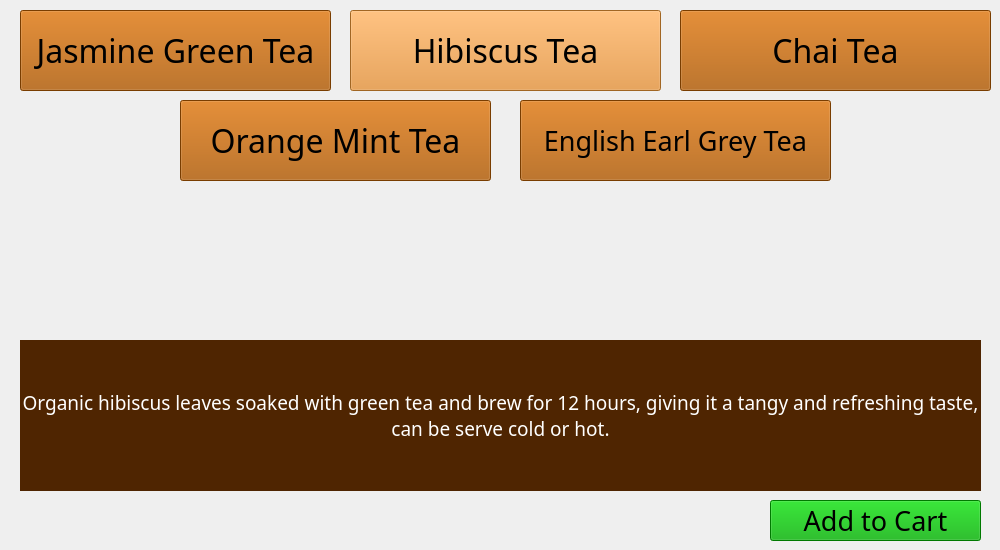
      <widget class="QWidget" name="coffee2_chaiLatte_2">
       <widget class="QPushButton" name="pushButton_tea2to5">
        <property name="geometry">
         <rect>
          <x>520</x>
          <y>100</y>
          <width>311</width>
          <height>81</height>
         </rect>
        </property>
        <property name="font">
         <font>
          <family>Bernard MT Condensed</family>
          <pointsize>20</pointsize>
         </font>
        </property>
        <property name="styleSheet">
         <string notr="true">background-color: rgb(170, 85, 0);</string>
        </property>
        <property name="text">
         <string>English Earl Grey Tea</string>
        </property>
       </widget>
       <widget class="QPushButton" name="pushButton_tea2to1">
        <property name="geometry">
         <rect>
          <x>20</x>
          <y>10</y>
          <width>311</width>
          <height>81</height>
         </rect>
        </property>
        <property name="font">
         <font>
          <family>Bernard MT Condensed</family>
          <pointsize>24</pointsize>
         </font>
        </property>
        <property name="styleSheet">
         <string notr="true">background-color: rgb(170, 85, 0);</string>
        </property>
        <property name="text">
         <string>Jasmine Green Tea</string>
        </property>
       </widget>
       <widget class="QPushButton" name="pushButton_tea2to4">
        <property name="geometry">
         <rect>
          <x>180</x>
          <y>100</y>
          <width>311</width>
          <height>81</height>
         </rect>
        </property>
        <property name="font">
         <font>
          <family>Bernard MT Condensed</family>
          <pointsize>24</pointsize>
         </font>
        </property>
        <property name="styleSheet">
         <string notr="true">background-color: rgb(170, 85, 0);</string>
        </property>
        <property name="text">
         <string>Orange Mint Tea</string>
        </property>
       </widget>
       <widget class="QPushButton" name="pushButton_tea2to3">
        <property name="geometry">
         <rect>
          <x>680</x>
          <y>10</y>
          <width>311</width>
          <height>81</height>
         </rect>
        </property>
        <property name="font">
         <font>
          <family>Bernard MT Condensed</family>
          <pointsize>24</pointsize>
         </font>
        </property>
        <property name="styleSheet">
         <string notr="true">background-color: rgb(170, 85, 0);</string>
        </property>
        <property name="text">
         <string>Chai Tea</string>
        </property>
       </widget>
       <widget class="QPushButton" name="pushButton_coffeeToModify_39">
        <property name="geometry">
         <rect>
          <x>350</x>
          <y>10</y>
          <width>311</width>
          <height>81</height>
         </rect>
        </property>
        <property name="font">
         <font>
          <family>Bernard MT Condensed</family>
          <pointsize>24</pointsize>
         </font>
        </property>
        <property name="styleSheet">
         <string notr="true">background-color: rgb(226, 143, 49);</string>
        </property>
        <property name="text">
         <string>Hibiscus Tea</string>
        </property>
       </widget>
       <widget class="QPushButton" name="pushButton_tea2ToCart">
        <property name="geometry">
         <rect>
          <x>770</x>
          <y>500</y>
          <width>211</width>
          <height>41</height>
         </rect>
        </property>
        <property name="font">
         <font>
          <family>Bernard MT Condensed</family>
          <pointsize>20</pointsize>
         </font>
        </property>
        <property name="styleSheet">
         <string notr="true">background-color: rgb(0, 170, 0);
color: rgb(0, 0, 0);</string>
        </property>
        <property name="text">
         <string>Add to Cart</string>
        </property>
       </widget>
       <widget class="QLabel" name="label_28">
        <property name="geometry">
         <rect>
          <x>20</x>
          <y>340</y>
          <width>961</width>
          <height>151</height>
         </rect>
        </property>
        <property name="font">
         <font>
          <family>Bernard MT Condensed</family>
          <pointsize>14</pointsize>
         </font>
        </property>
        <property name="styleSheet">
         <string notr="true">background-color: rgb(79, 37, 1);
color: rgb(255, 255, 255);</string>
        </property>
        <property name="lineWidth">
         <number>2</number>
        </property>
        <property name="text">
         <string>Organic hibiscus leaves soaked with green tea and brew for 12 hours, giving it a tangy and refreshing taste, can be serve cold or hot.</string>
        </property>
        <property name="alignment">
         <set>Qt::AlignCenter</set>
        </property>
        <property name="wordWrap">
         <bool>true</bool>
        </property>
       </widget>
      </widget>
